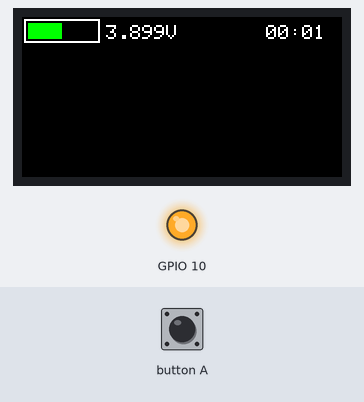
The sketch below on a simulated ESP32. On the bench: 160×80 colour display, output pins drawn as LEDs (lit = HIGH). The test bench sets the inputs (shaded band). The local clock reads 2024-03-15 10:24:30 at power-on unless the sketch sets it.

Above: at 1.3 s.
1.4 s: button A pressed for 0.15 s
At 1.8 s:
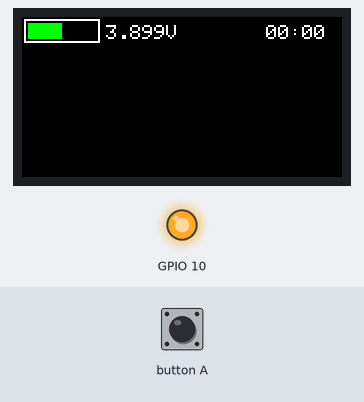
4.5 s: button A pressed for 1 s
Timing chart, 0 to 7.5 s (numbered marks = the images above; inputs shaded):
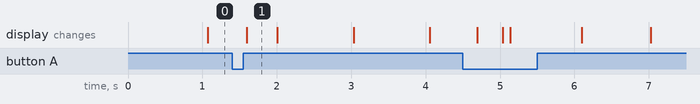

Measured:
- what the display in image 1 shows lasts 0.4 s, from 1.6 s to 2.0 s

The sketch:

m5-safe-eyes.ino
```cpp
/**
 * Simple Safe Eyes implementation for M5Stick-C widget
 *
 * Short breaks interval: 15 minutes
 * Short breaks duration: 15 seconds
 * Short breaks:
 *  - Tightly close your eyes
 *  - Roll your eyes a few times to each side
 *  - Rotate your eyes in clockwise direction
 *  - Rotate your eyes in counterclockwise direction
 *  - Blink your eyes
 *  - Focus on a point in the far distance
 *  - Have some water
 *
 * Long breaks interval: 75 minutes
 * Long breaks duration: 60 seconds
 * Long breaks:
 *  - Walk for a white
 *  - Lean back at your seat and relax
 */

#include <M5StickC.h>

#define BREAK_INTERVAL 900 // Seconds 15 mins
#define SHORT_BREAK_TIME 15 // Seconds
#define LONG_BREAK_TIME 60 // Seconds
#define BREAK_BLINK_DELAY 500 // Milliseconds
#define BREAKS 9

String breakMessages[BREAKS] = {
  "Tightly close eyes",
  "Roll your eyes a few times to each side",
  "Rotate your eyes in clockwise direction",
  "Rotate your eyes in counterclockwise direction",
  "Walk for a white",
  "Blink your eyes",
  "Focus on a point in the far distance",
  "Have some water",
  "Lean back at your seat and relax"
};

byte longBreakIndex[2] = {
  4, 8
};

RTC_TimeTypeDef TimeStruct;

int loopDelay = 100;
int batteryLevelOffset = 12;
int currentBreakIndex = -1;
bool isBreakActive = false;
bool isLongBreakActive = false;
bool breakBlinkFlag = false;

void setup() {
  M5.begin();

  pinMode(M5_BUTTON_HOME, INPUT_PULLUP);
  pinMode(M5_LED, OUTPUT);

  digitalWrite(M5_LED, HIGH);

  setUpTime(0, 0, 0);

  M5.Axp.ScreenBreath(8);
  M5.Lcd.setRotation(3);
}

void loop() {
  M5.Lcd.setTextColor(WHITE);

  displayBatteryLevel();
  displayTime();

  handleCancelButton();

  if (isBreakActive) {
    blikDuringBreak();
  }

  if (TimeStruct.Minutes >= (BREAK_INTERVAL / 60)) {
    currentBreakIndex = currentBreakIndex + 1;
    if (currentBreakIndex >= BREAKS) {
      currentBreakIndex = 0;
    }

    for (int i = 0; i < 2; i++) {
      if (currentBreakIndex == longBreakIndex[i]) {
        isLongBreakActive = true;
        break;
      }
    }

    if (!isLongBreakActive) {
      isBreakActive = true;
    }

    notifyBreak();
  }

  if (isBreakActive) {
    displayBreak(breakMessages[currentBreakIndex]);
    if (TimeStruct.Seconds >= SHORT_BREAK_TIME) {
      clearBreak();
    }
  }
  if (isLongBreakActive) {
    displayLongBreak(breakMessages[currentBreakIndex]);
    if (TimeStruct.Minutes >= (LONG_BREAK_TIME / 60)) {
      clearBreak();
    }
  }

  delay(loopDelay);
}

void blikDuringBreak() {
  if (breakBlinkFlag) {
    digitalWrite(M5_LED, LOW);
  } else {
    digitalWrite(M5_LED, HIGH);
  }
  delay(BREAK_BLINK_DELAY);
  breakBlinkFlag = !breakBlinkFlag;
}

void displayBreak(String text) {
  M5.Lcd.setCursor(1, 20, 2);
  M5.Lcd.print(text);
}

void displayLongBreak(String text) {
  M5.Lcd.setCursor(1, 20, 2);
  M5.Lcd.print(text);
  M5.Lcd.setCursor(40, 60, 2);
  M5.Lcd.print("(long break)");
}

void notifyBreak() {
  setUpTime(0, 0, 0);
  digitalWrite(M5_LED, LOW);
}

void setUpTime(int hours, int minutes, int seconds) {
  TimeStruct.Hours   = hours;
  TimeStruct.Minutes = minutes;
  TimeStruct.Seconds = seconds;
  M5.Rtc.SetTime(&TimeStruct);
}

void handleCancelButton() {
  if (digitalRead(M5_BUTTON_HOME) == LOW) {
    clearBreak();
  }
}

void displayTime() {
  M5.Lcd.fillRect(122, 0, 160, 12, BLACK);
  M5.Lcd.setCursor(122, 4, 1);
  M5.Rtc.GetTime(&TimeStruct);

  if (isBreakActive || isLongBreakActive) {
    M5.Lcd.setTextColor(GREEN);
  }

  M5.Lcd.printf("%02d:%02d", TimeStruct.Minutes, TimeStruct.Seconds);
  M5.Lcd.setTextColor(WHITE);
}

void clearBreak() {
  isBreakActive = false;
  isLongBreakActive = false;
  setUpTime(0, 0, 0);
  M5.Lcd.fillRect(0, batteryLevelOffset + 1, 160, 80, BLACK);
  digitalWrite(M5_LED, HIGH);
}
```

m5-battery-info.ino
```cpp
int batteryLevelBoxWidth = 38;
int batteryLevelWidth = batteryLevelBoxWidth - 4;

const float batteryLevel100 = 4.2;
const float batteryLevel0 = 3.6;

void displayBatteryLevel() {
  /*
  4.2 volts 100%
  4.1 about 90%
  4.0 about 80%
  3.9 about 60%
  3.8 about 40%
  3.7 about 20%
  3.6 empty
  */
  float vbat = M5.Axp.GetVbatData() * 1.1 / 1000;
  float diff = vbat - batteryLevel0;
  float diffMax = batteryLevel100 - batteryLevel0;
  float percent = ceil(diff / diffMax * 100);
  int level = min(max(int(batteryLevelWidth * (percent / 100)), 4), batteryLevelWidth);

  M5.Lcd.drawRect(1, 1, batteryLevelBoxWidth, batteryLevelOffset, WHITE);

  if (percent <= 25) {
    M5.Lcd.fillRect(3, 3, batteryLevelWidth, batteryLevelOffset - 4, RED);
  } else {
    M5.Lcd.fillRect(3, 3, batteryLevelWidth, batteryLevelOffset - 4, GREEN);
  }
  M5.Lcd.fillRect(3 + level, 3, batteryLevelWidth - level, batteryLevelOffset - 4, BLACK);

  M5.Lcd.fillRect(batteryLevelBoxWidth + 4, 0, 80, 12, BLACK);
  M5.Lcd.setCursor(batteryLevelBoxWidth + 4, 4, 1);
  M5.Lcd.printf("%.3fV", vbat);
}
```
